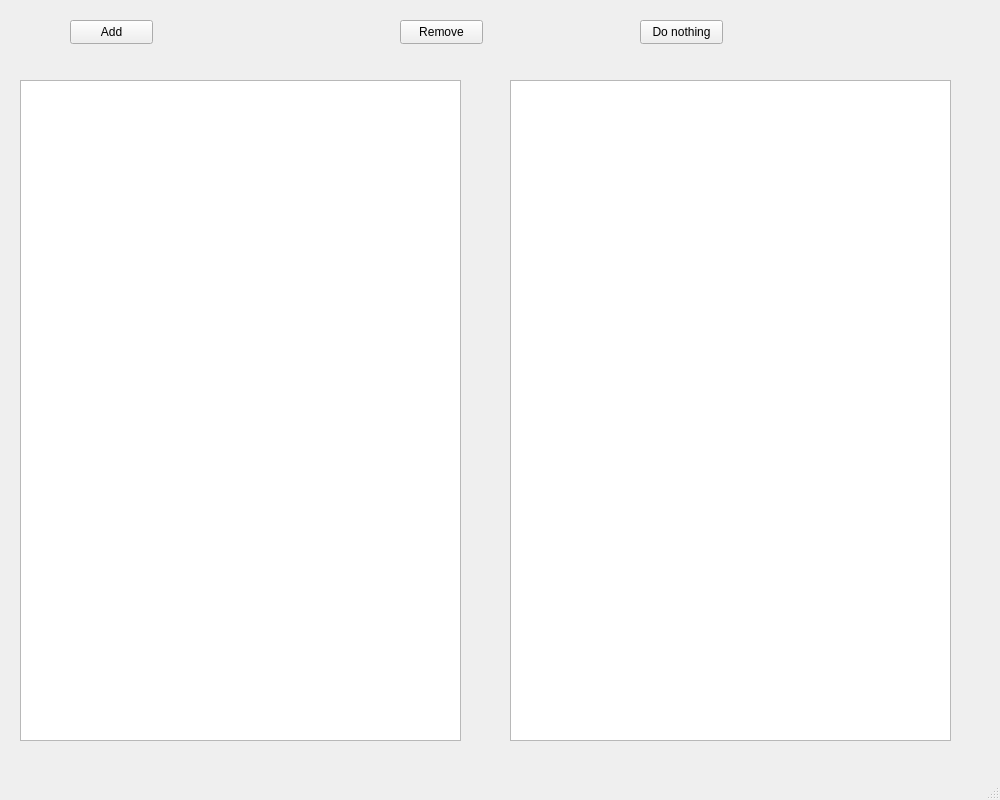
<?xml version="1.0" encoding="UTF-8"?>
<ui version="4.0">
 <class>MainWindow</class>
 <widget class="QMainWindow" name="MainWindow">
  <property name="geometry">
   <rect>
    <x>0</x>
    <y>0</y>
    <width>1000</width>
    <height>800</height>
   </rect>
  </property>
  <property name="windowTitle">
   <string>MainWindow</string>
  </property>
  <widget class="QWidget" name="centralwidget">
   <widget class="QTableView" name="tableView_A">
    <property name="geometry">
     <rect>
      <x>20</x>
      <y>80</y>
      <width>441</width>
      <height>661</height>
     </rect>
    </property>
   </widget>
   <widget class="QTableView" name="tableView_B">
    <property name="geometry">
     <rect>
      <x>510</x>
      <y>80</y>
      <width>441</width>
      <height>661</height>
     </rect>
    </property>
   </widget>
   <widget class="QPushButton" name="pushButton_1">
    <property name="geometry">
     <rect>
      <x>640</x>
      <y>20</y>
      <width>83</width>
      <height>24</height>
     </rect>
    </property>
    <property name="text">
     <string>Do nothing</string>
    </property>
   </widget>
   <widget class="QPushButton" name="pushButton_2">
    <property name="geometry">
     <rect>
      <x>70</x>
      <y>20</y>
      <width>83</width>
      <height>24</height>
     </rect>
    </property>
    <property name="text">
     <string>Add</string>
    </property>
   </widget>
   <widget class="QPushButton" name="pushButton_3">
    <property name="geometry">
     <rect>
      <x>400</x>
      <y>20</y>
      <width>83</width>
      <height>24</height>
     </rect>
    </property>
    <property name="text">
     <string>Remove</string>
    </property>
   </widget>
  </widget>
  <widget class="QMenuBar" name="menubar">
   <property name="geometry">
    <rect>
     <x>0</x>
     <y>0</y>
     <width>1000</width>
     <height>19</height>
    </rect>
   </property>
  </widget>
  <widget class="QStatusBar" name="statusbar"/>
 </widget>
 <resources/>
 <connections/>
</ui>
